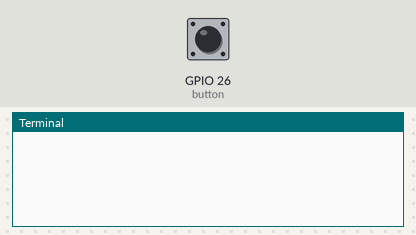
Simulated run of this program. Board: Raspberry Pi (BCM pin numbers). Shown: the last lines printed to the terminal. The inputs (shaded band) are chosen by the test bench; at power-on: GPIO 26 (button) HIGH.

Above: at 1.2 s.
1.3 s: GPIO 26 (button) pulled LOW for 0.15 s
At 2.6 s:
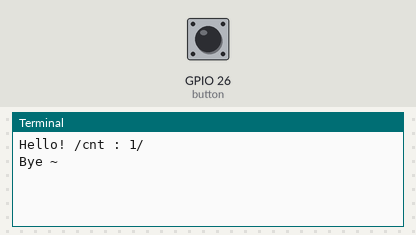
2.9 s: GPIO 26 (button) pulled LOW for 1 s
At 3.7 s:
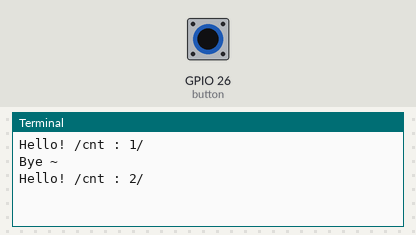
5.4 s: GPIO 26 (button) pulled LOW for 0.15 s
At 7.0 s:
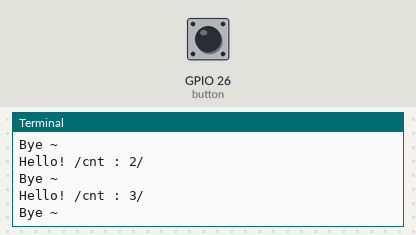

Measured:
- after the input at 1.3 s, the terminal: prints a new line at once (image 1)
- after the input at 2.9 s, the terminal: prints a new line at once (image 2)
- after the input at 5.4 s, the terminal: prints a new line at once (image 3)

The program:

ex13_BTN.py
```python
from gpiozero import Button
from signal import pause

button = Button(26)

# while True:
#     if button.is_pressed: print("Button is pressed !")
#     else: print("Button is not Pressed !")

count = 0

def say_hello():
    global count

    count += 1
    print(f"Hello! /cnt : {count}/")

def say_bye():
    print("Bye ~")

button.when_pressed = say_hello
button.when_released = say_bye
pause()
```
